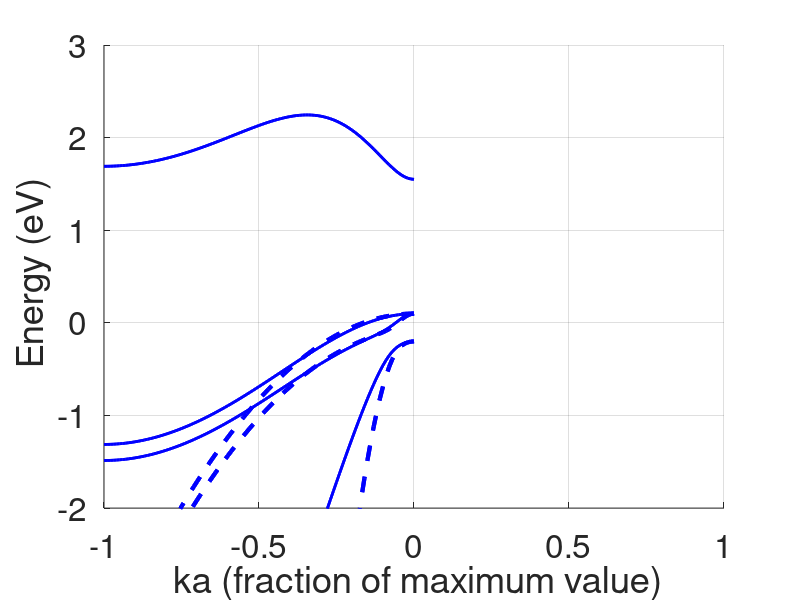

This chart was generated by the following MATLAB code:
clear all
close all

z = zeros(5);
Z = zeros(10);
%Constants (all MKS, except energy which is in eV)
hbar = 1.055e-34;
q = 1.602e-19;
a = 2.45e-10*4/sqrt(3);
m = 9.110e-31;
d1 = [1 1 1]/4;
d2 = [1 -1 -1]/4;
d3 = [-1 1 -1]/4;
d4 = [-1 -1 1]/4;

%sp3s* model parameters
soa = 0.3787/3;
soc = 0.0129/3;
Esa = -8.3431;
Epa = 1.0414;
Esc = -2.6569;
Epc = 3.6686;
Esea = 8.5914;
Esec = 6.7386;
Vss = -6.4513;
Vpasc = -5.7839;
Vpasec = -4.8077;
Vsapc = 4.4800;
Vseapc = 4.8422;
Vxx = 1.9546;
Vxy = 5.0779;

%Valence band Luttinger-Kohn parameters
Ev = -0.1;
del = 0.3;
g1 = 6.85;
g2 = 2.1;
g3 = 2.9;
t1 = (hbar^2)*g1/(2*m*q*(a^2));
t2 = (hbar^2)*g2/(2*m*q*(a^2));
t3 = (hbar^2)*g3/(2*m*q*(a^2));

Nt = 101;
kk = 1*linspace(0,1,Nt);
l=1; m=0; n=0;%X-direction
l=0.5; m=0.5; n=0.5;%L-direction

for Nk=1:Nt
    k=2*pi*kk(Nk)*[l m n];

    %sp3s* model
    p1=exp(i*sum(k.*d1));p2=exp(i*sum(k.*d2));
    p3=exp(i*sum(k.*d3));p4=exp(i*sum(k.*d4));
    g0=(p1+p2+p3+p4)/4;g1=(p1+p2-p3-p4)/4;
    g2=(p1-p2+p3-p4)/4;g3=(p1-p2-p3+p4)/4;
    a1 = diag([Esa Epa Epa Epa Esea]);A1=[a1 z;z a1];
    a2 = diag([Esc Epc Epc Epc Esec]);A2=[a2 z;z a2];
    b = [Vss*g0 Vsapc*g1 Vsapc*g2 Vsapc*g3 0;
         Vpasc*g1    Vxx*g0 Vxy*g3 Vxy*g2 Vpasec*g1;
         Vpasc*g2 Vxy*g3 Vxx*g0 Vxy*g1 Vpasec*g2;
         Vpasc*g3 Vxy*g2 Vxy*g1 Vxx*g0 Vpasec*g3;
         0 Vseapc*conj(g1) Vseapc*conj(g2) Vseapc*conj(g3) 0];B=[b z;z b];
    h=[a1 b;b' a2];H=[A1 B;B' A2];
  
    aso=soa*[0 0 0 0 0 0 0 0 0 0;
        0 0 -i 0 0 0 0 0 1 0;
        0 i 0 0 0 0 0 0 -i 0;
        0 0 0 0 0 0 -1 i 0 0;
        0 0 0 0 0 0 0 0 0 0;
        0 0 0 0 0 0 0 0 0 0;
        0 0 0 -1 0 0 0 i 0 0;
        0 0 0 -i 0 0 -i 0 0 0;
        0 1 i 0 0 0 0 0 0 0;
        0 0 0 0 0 0 0 0 0 0];
    cso=soc*[0 0 0 0 0 0 0 0 0 0;
        0 0 -i 0 0 0 0 0 1 0;
        0 i 0 0 0 0 0 0 -i 0;
        0 0 0 0 0 0 -1 i 0 0;
        0 0 0 0 0 0 0 0 0 0;
        0 0 0 0 0 0 0 0 0 0;
        0 0 0 -1 0 0 0 i 0 0;
        0 0 0 -i 0 0 -i 0 0 0;
        0 1 i 0 0 0 0 0 0 0;
        0 0 0 0 0 0 0 0 0 0];H=H+[aso Z;Z cso];
  
    [V,D]=eig(H);
    eiglst = sum(D);
    E(Nk,:) = sort(real(eiglst));

    %Valence band Luttinger-Kohn model
    P=Ev+(t1*sum(k.*k));Q=t2*((k(1)^2)+(k(2)^2)-(2*(k(3)^2)));
    R=-(sqrt(3)*t2*((k(1)^2)-(k(2)^2)))+(i*2*t3*sqrt(3)*k(1)*k(2));
    S=2*t3*sqrt(3)*((k(1)-(i*k(2)))*k(3));

    H4=-[P+Q -S R 0;
        -S' P-Q 0 R;
        R' 0 P-Q S;
        0 R' S' P+Q];
    [V,D] = eig(H4);
    eiglst = sum(D);
    ELK4(Nk,:) = sort(real(eiglst));

    H6=-[P+Q -S R 0 -S/sqrt(2) sqrt(2)*R;
        -S' P-Q 0 R -sqrt(2)*Q sqrt(1.5)*S;
        R' 0 P-Q S sqrt(1.5)*S' sqrt(2)*Q;
        0 R' S' P+Q -sqrt(2)*R' -S'/sqrt(2);
        -S'/sqrt(2) -sqrt(2)*Q' sqrt(1.5)*S -sqrt(2)*R  P+del 0;
        sqrt(2)*R' sqrt(1.5)*S' sqrt(2)*Q' -S/sqrt(2) 0 P+del];
    [V,D]=eig(H6);
    eiglst = sum(D);
    ELK6(Nk,:) = sort(real(eiglst));
end

kk=-kk;%L-direction

hold on
h1=plot(kk,E,'b');
%h2=plot(kk,ELK4,'b--');% Fig.6.4.1
h2=plot(kk,ELK6,'b--');% Fig.6.4.2
set(h1,'linewidth',[2.0])
set(h2,'linewidth',[3.0])
set(gca,'Fontsize',[24])
xlabel(' ka (fraction of maximum value)')
ylabel(' Energy (eV)')
axis([-1 1 -2 3])
grid on
